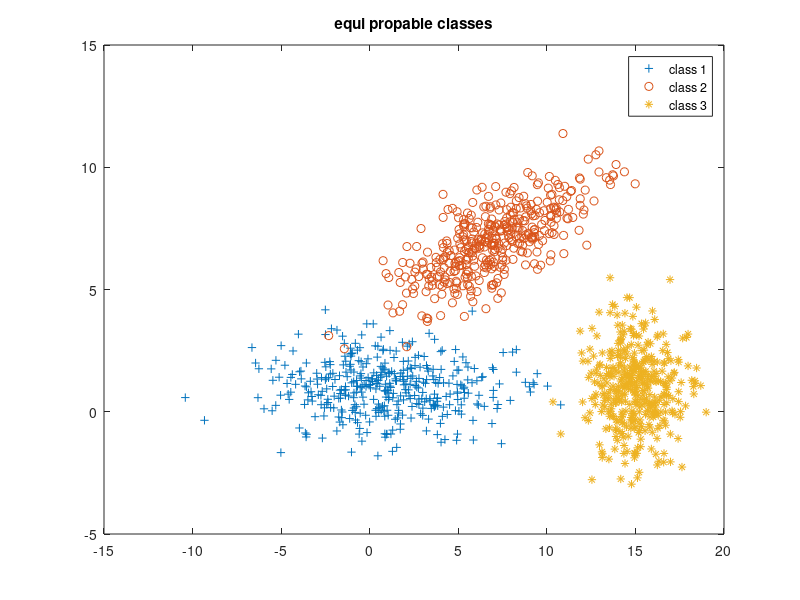
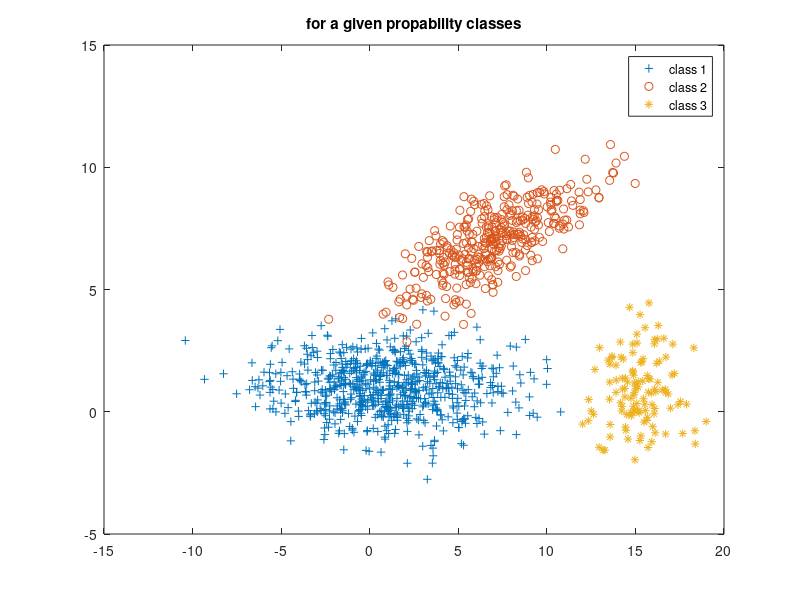

Source code (MATLAB) for these figures, in order:
clc; 
clear all;
close all;

N=1200;
m1=[1 1]';
m2=[7 7]';
m3=[15 1]';
s1=[12 0; 0 1];
s2=[8 3;3 2];
s3=[2 0; 0 2];



mu = m1;
Sigma =s1;
rng('default')  % For reproducibility
R1 = mvnrnd(mu,Sigma,N/3);

mu = m2;
Sigma =s2;
rng('default')  % For reproducibility
R2 = mvnrnd(mu,Sigma,N/3);


mu = m3;
Sigma =s3;
rng('default')  % For reproducibility
R3 = mvnrnd(mu,Sigma,N/3);

figure;
plot(R1(:,1),R1(:,2),'+')
hold on
plot(R2(:,1),R2(:,2),'o')
plot(R3(:,1),R3(:,2),'*')

title('equi propable classes')
legend('class 1','class 2','class 3')
hold off


% % b part
p=[0.6 0.3 00.1'];


mu = m1;
Sigma =s1;
rng('default')  % For reproducibility
R1 = mvnrnd(mu,Sigma,N*p(1));

mu = m2;
Sigma =s2;
rng('default')  % For reproducibility
R2 = mvnrnd(mu,Sigma,N*p(2));


mu = m3;
Sigma =s3;
rng('default')  % For reproducibility
R3 = mvnrnd(mu,Sigma,N*p(3));

figure;
plot(R1(:,1),R1(:,2),'+')
hold on
plot(R2(:,1),R2(:,2),'o')
plot(R3(:,1),R3(:,2),'*')
title('for a given propability classes')
legend('class 1','class 2','class 3')
hold off

